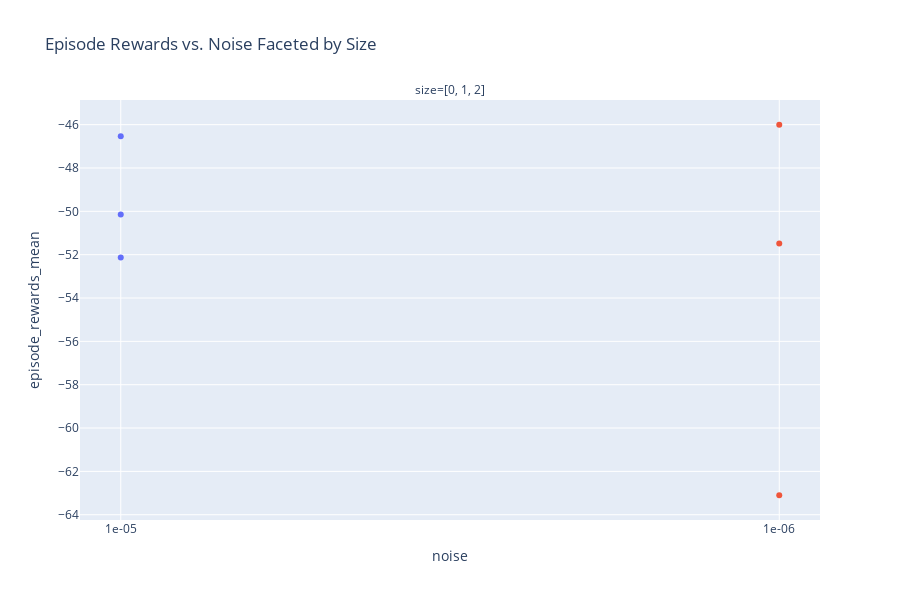

The notebook cell saved with this chart:
### Code cell
import plotly.express as px

# Define readable names for selected hyperparams
readable_names = {
    hyperparam_columns[0]: "noise",
    hyperparam_columns[1]: "size"
}

# Rename columns in a copy of the dataframe
plot_df = sub_df.rename(columns=readable_names)

# Assign new column names
x_col = "noise"
y_col = "episode_rewards_mean"
facet_col = "size"

# Plot
fig = px.scatter(
    plot_df,
    x=x_col,
    y=y_col,
    color="experiment_name",  # Optional: color by experiment
    facet_col=facet_col,
    title="Episode Rewards vs. Noise Faceted by Size",
    height=600
)

fig.update_layout(showlegend=False)
fig.show()

### Figure 1 — Plotly figure (JSON) as saved in the notebook; plotly's stock layout.template omitted (floating-point values rounded to 4 significant figures)
{"data": [{"hovertemplate": "experiment_name=0000_optim.args_.lr_1e-05__agent_params.args_.betas__0__1__2___agent_params.model_OpinionNetCommonAB__experiment_opinion_agent_dqn_fixed_steps<br>size=[0, 1, 2]<br>noise=%{x}<br>episode_rewards_mean=%{y}<extra></extra>", "legendgroup": "0000_optim.args_.lr_1e-05__agent_params.args_.betas__0__1__2___agent_params.model_OpinionNetCommonAB__experiment_opinion_agent_dqn_fixed_steps", "marker": {"color": "#636efa", "symbol": "circle"}, "mode": "markers", "name": "0000_optim.args_.lr_1e-05__agent_params.args_.betas__0__1__2___agent_params.model_OpinionNetCommonAB__experiment_opinion_agent_dqn_fixed_steps", "orientation": "v", "showlegend": true, "type": "scatter", "x": ["1e-05", "1e-05", "1e-05"], "xaxis": "x", "y": [-52.13, -46.54, -50.15], "yaxis": "y"}, {"hovertemplate": "experiment_name=0001_optim.args_.lr_1e-06__agent_params.args_.betas__0__1__2___agent_params.model_OpinionNetCommonAB__experiment_opinion_agent_dqn_fixed_steps<br>size=[0, 1, 2]<br>noise=%{x}<br>episode_rewards_mean=%{y}<extra></extra>", "legendgroup": "0001_optim.args_.lr_1e-06__agent_params.args_.betas__0__1__2___agent_params.model_OpinionNetCommonAB__experiment_opinion_agent_dqn_fixed_steps", "marker": {"color": "#EF553B", "symbol": "circle"}, "mode": "markers", "name": "0001_optim.args_.lr_1e-06__agent_params.args_.betas__0__1__2___agent_params.model_OpinionNetCommonAB__experiment_opinion_agent_dqn_fixed_steps", "orientation": "v", "showlegend": true, "type": "scatter", "x": ["1e-06", "1e-06", "1e-06"], "xaxis": "x", "y": [-63.1, -51.48, -46.0], "yaxis": "y"}], "layout": {"annotations": [{"font": {}, "showarrow": false, "text": "size=[0, 1, 2]", "x": 0.5, "xanchor": "center", "xref": "paper", "y": 1, "yanchor": "bottom", "yref": "paper"}], "height": 600, "legend": {"title": {"text": "experiment_name"}, "tracegroupgap": 0}, "showlegend": false, "title": {"text": "Episode Rewards vs. Noise Faceted by Size"}, "xaxis": {"anchor": "y", "domain": [0, 1], "title": {"text": "noise"}}, "yaxis": {"anchor": "x", "domain": [0, 1], "title": {"text": "episode_rewards_mean"}}}}
